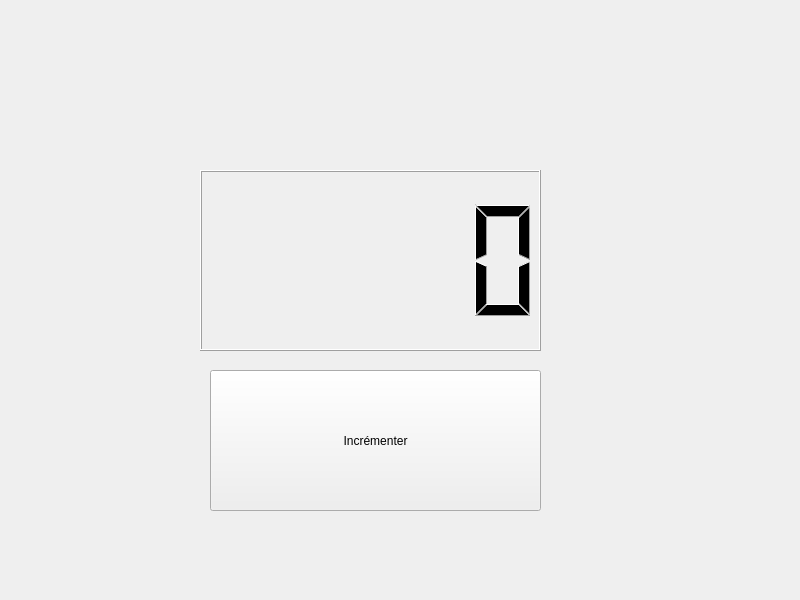
<?xml version="1.0" encoding="UTF-8"?>
<ui version="4.0">
 <class>TestWidget1</class>
 <widget class="QWidget" name="TestWidget1">
  <property name="geometry">
   <rect>
    <x>0</x>
    <y>0</y>
    <width>800</width>
    <height>600</height>
   </rect>
  </property>
  <property name="windowTitle">
   <string>TestWidget1</string>
  </property>
  <widget class="QPushButton" name="pushButton">
   <property name="geometry">
    <rect>
     <x>210</x>
     <y>370</y>
     <width>331</width>
     <height>141</height>
    </rect>
   </property>
   <property name="text">
    <string>Incrémenter</string>
   </property>
  </widget>
  <widget class="QLCDNumber" name="lcdNumber">
   <property name="geometry">
    <rect>
     <x>200</x>
     <y>170</y>
     <width>341</width>
     <height>181</height>
    </rect>
   </property>
  </widget>
  <widget class="QLabel" name="info">
   <property name="geometry">
    <rect>
     <x>320</x>
     <y>40</y>
     <width>111</width>
     <height>91</height>
    </rect>
   </property>
   <property name="text">
    <string/>
   </property>
   <property name="pixmap">
    <pixmap>voyantMoteurOFF.png</pixmap>
   </property>
   <property name="scaledContents">
    <bool>true</bool>
   </property>
  </widget>
 </widget>
 <resources/>
 <connections/>
</ui>
